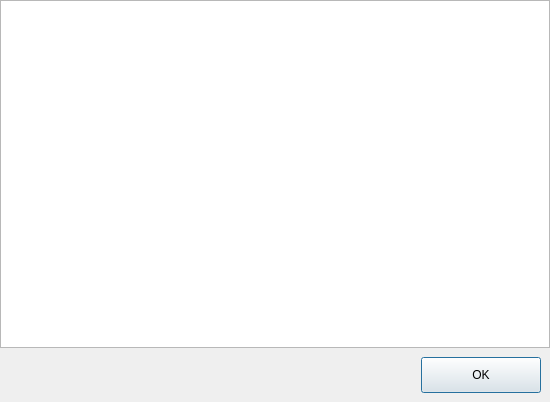
<?xml version="1.0" encoding="UTF-8"?>
<!--

***********************************************************************************
* Copyright (C) 2019 - 2020, BlockSettle AB
* Distributed under the GNU Affero General Public License (AGPL v3)
* See LICENSE or http://www.gnu.org/licenses/agpl.html
*
**********************************************************************************

-->
<ui version="4.0">
 <class>ChangeLogDialog</class>
 <widget class="QDialog" name="ChangeLogDialog">
  <property name="geometry">
   <rect>
    <x>0</x>
    <y>0</y>
    <width>550</width>
    <height>402</height>
   </rect>
  </property>
  <property name="sizePolicy">
   <sizepolicy hsizetype="Expanding" vsizetype="Preferred">
    <horstretch>0</horstretch>
    <verstretch>0</verstretch>
   </sizepolicy>
  </property>
  <property name="windowTitle">
   <string>Release notes</string>
  </property>
  <property name="styleSheet">
   <string notr="true"/>
  </property>
  <layout class="QVBoxLayout" name="verticalLayout">
   <property name="spacing">
    <number>0</number>
   </property>
   <property name="leftMargin">
    <number>0</number>
   </property>
   <property name="topMargin">
    <number>0</number>
   </property>
   <property name="rightMargin">
    <number>0</number>
   </property>
   <property name="bottomMargin">
    <number>0</number>
   </property>
   <item>
    <widget class="QTextEdit" name="textEditChangeLog">
     <property name="styleSheet">
      <string notr="true"/>
     </property>
     <property name="readOnly">
      <bool>true</bool>
     </property>
    </widget>
   </item>
   <item>
    <widget class="QWidget" name="widget" native="true">
     <property name="minimumSize">
      <size>
       <width>0</width>
       <height>0</height>
      </size>
     </property>
     <property name="buttonBar" stdset="0">
      <bool>true</bool>
     </property>
     <layout class="QHBoxLayout" name="horizontalLayout">
      <property name="spacing">
       <number>0</number>
      </property>
      <item>
       <spacer name="horizontalSpacer">
        <property name="orientation">
         <enum>Qt::Horizontal</enum>
        </property>
        <property name="sizeHint" stdset="0">
         <size>
          <width>40</width>
          <height>36</height>
         </size>
        </property>
       </spacer>
      </item>
      <item>
       <widget class="QPushButton" name="pushButtonOk">
        <property name="sizePolicy">
         <sizepolicy hsizetype="Minimum" vsizetype="Preferred">
          <horstretch>0</horstretch>
          <verstretch>0</verstretch>
         </sizepolicy>
        </property>
        <property name="minimumSize">
         <size>
          <width>120</width>
          <height>36</height>
         </size>
        </property>
        <property name="maximumSize">
         <size>
          <width>120</width>
          <height>36</height>
         </size>
        </property>
        <property name="styleSheet">
         <string notr="true"/>
        </property>
        <property name="text">
         <string>OK</string>
        </property>
        <property name="default">
         <bool>true</bool>
        </property>
        <property name="flat">
         <bool>false</bool>
        </property>
       </widget>
      </item>
     </layout>
    </widget>
   </item>
  </layout>
 </widget>
 <resources/>
 <connections/>
</ui>
